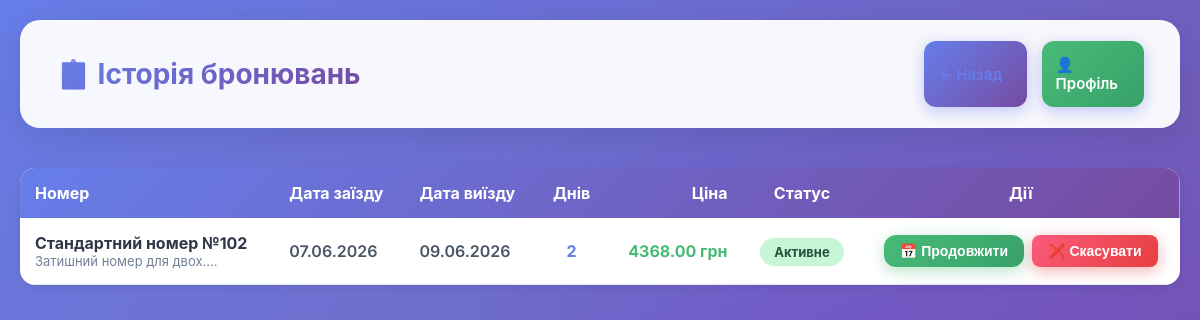
The page /booking_history (signed in) on the database its author committed.
### database.py (models this page shows)
class Product(db.Model):
    __tablename__ = "products"
    id: Mapped[int] = mapped_column(primary_key=True)
    name: Mapped[str] = mapped_column(String(100), nullable=False)
    price: Mapped[float] = mapped_column(Float, nullable=False)
    description: Mapped[str] = mapped_column(String(500), nullable=True)
    image_url: Mapped[str] = mapped_column(String(200), nullable=True)
    is_booked: Mapped[bool] = mapped_column(Boolean, default=False)
    booked_by: Mapped[int] = mapped_column(Integer, nullable=True)
    booking_days: Mapped[int] = mapped_column(Integer, default=0)

class Booking(db.Model):
    __tablename__ = "bookings"
    id: Mapped[int] = mapped_column(primary_key=True)
    user_id: Mapped[int] = mapped_column(ForeignKey("users.id"), nullable=False)
    product_id: Mapped[int] = mapped_column(ForeignKey("products.id"), nullable=False)
    check_in: Mapped[datetime] = mapped_column(Date, nullable=False)
    check_out: Mapped[datetime] = mapped_column(Date, nullable=False)
    total_price: Mapped[float] = mapped_column(Float, nullable=False)
    status: Mapped[str] = mapped_column(String(20), default="active", nullable=False)
    created_at: Mapped[datetime] = mapped_column(DateTime, default=datetime.utcnow)
    cancelled_at: Mapped[datetime] = mapped_column(DateTime, nullable=True)

### app.py (the view)
@app.route('/booking_history')
def booking_history():
    if 'user_id' not in session:
        return redirect(url_for('login'))
    bookings = db.session.execute(
        db.select(Booking).filter_by(user_id=session['user_id']).order_by(Booking.created_at.desc())
    ).scalars().all()
    bookings_with_products = []
    for booking in bookings:
        product = db.session.execute(db.select(Product).filter_by(id=booking.product_id)).scalar_one_or_none()
        if product:
            bookings_with_products.append({
                'booking': booking,
                'product': product,
                'days': (booking.check_out - booking.check_in).days
            })
    return render_template('booking_history.html', bookings=bookings_with_products)

### templates/booking_history.html (shortened to what this page needs)
<!DOCTYPE html>
<html lang="uk">
<head>
    <link rel="stylesheet" href="{{ url_for('static', filename='style.css') }}">
</head>
<body>
    <div class="container">
        <div class="header-box">
            <h1>📋 Історія бронювань</h1>
            <div style="display: flex; gap: 15px;">
                <a href="{{ url_for('index') }}" class="btn-book" style="text-decoration: none; background: linear-gradient(135deg, #667eea 0%, #764ba2 100%);">← Назад</a>
                <a href="{{ url_for('profile') }}" class="btn-book" style="text-decoration: none; background: linear-gradient(135deg, #48bb78 0%, #38a169 100%);">👤 Профіль</a>
            </div>
        </div>
        {% if bookings %}
            <div style="background: white; border-radius: 15px; box-shadow: 0 2px 10px rgba(0,0,0,0.08); overflow: hidden;">
                <table style="width: 100%; border-collapse: collapse;">
                    <thead style="background: linear-gradient(135deg, #667eea 0%, #764ba2 100%); color: white;">
                        <tr>
                            <th style="padding: 15px; text-align: left; font-weight: 700;">Номер</th>
                            <th style="padding: 15px; text-align: left; font-weight: 700;">Дата заїзду</th>
                            <th style="padding: 15px; text-align: left; font-weight: 700;">Дата виїзду</th>
                            <th style="padding: 15px; text-align: center; font-weight: 700;">Днів</th>
                            <th style="padding: 15px; text-align: right; font-weight: 700;">Ціна</th>
                            <th style="padding: 15px; text-align: center; font-weight: 700;">Статус</th>
                            <th style="padding: 15px; text-align: center; font-weight: 700;">Дії</th>
                        </tr>
                    </thead>
                    <tbody>
                        {% for item in bookings %}
                            <tr style="border-bottom: 1px solid #e2e8f0;">
                                <td style="padding: 15px;">
                                    <div style="font-weight: 700; color: #2d3748;">{{ item.product.name }}</div>
                                    <div style="font-size: 13px; color: #718096;">{{ item.product.description[:50] }}...</div>
                                </td>
                                <td style="padding: 15px; color: #4a5568; font-weight: 600;">{{ item.booking.check_in.strftime('%d.%m.%Y') }}</td>
                                <td style="padding: 15px; color: #4a5568; font-weight: 600;">{{ item.booking.check_out.strftime('%d.%m.%Y') }}</td>
                                <td style="padding: 15px; text-align: center; font-weight: 700; color: #667eea;">{{ item.days }}</td>
                                <td style="padding: 15px; text-align: right; font-weight: 700; color: #48bb78; font-size: 16px;">{{ "%.2f"|format(item.booking.total_price) }} грн</td>
                                <td style="padding: 15px; text-align: center;">
                                    {% if item.booking.status == 'active' %}
                                        <span style="background: #c6f6d5; color: #22543d; padding: 6px 14px; border-radius: 20px; font-weight: 700; font-size: 13px;">Активне</span>
                                    {% elif item.booking.status == 'cancelled' %}
                                        <span style="background: #fed7d7; color: #742a2a; padding: 6px 14px; border-radius: 20px; font-weight: 700; font-size: 13px;">Скасовано</span>
                                    {% else %}
                                        <span style="background: #e2e8f0; color: #4a5568; padding: 6px 14px; border-radius: 20px; font-weight: 700; font-size: 13px;">{{ item.booking.status }}</span>
                                    {% endif %}
                                </td>
                                <td style="padding: 15px; text-align: center;">
                                    {% if item.booking.status == 'active' %}
                                        <div style="display: flex; gap: 8px; justify-content: center; flex-wrap: wrap;">
                                            <button onclick="showExtendForm({{ item.booking.id }}, '{{ item.product.name }}', {{ item.product.price }})" class="btn-success" style="border: none; cursor: pointer; padding: 8px 16px; font-size: 14px;">📅 Продовжити</button>
                                            <form action="{{ url_for('cancel_booking_new', booking_id=item.booking.id) }}" method="post" style="display: inline;" onsubmit="return confirm('Ви впевнені, що хочете скасувати це бронювання?');">
                                                <button type="submit" class="btn-cancel" style="border: none; cursor: pointer; padding: 8px 16px; font-size: 14px;">❌ Скасувати</button>
                                            </form>
                                        </div>
                                    {% else %}
                                        <span style="color: #a0aec0; font-size: 13px;">—</span>
                                    {% endif %}
                                </td>
                            </tr>
                        {% endfor %}
                    </tbody>
                </table>
            </div>
        {% endif %}
    </div>
</body>
</html>

### static/style.css (style rules this page uses)
* { margin: 0; padding: 0; box-sizing: border-box; }
body { font-family: 'Inter', -apple-system, BlinkMacSystemFont, 'Segoe UI', sans-serif; background: linear-gradient(135deg, #667eea 0%, #764ba2 100%); min-height: 100vh; padding: 20px; position: relative; overflow-x: hidden; }
body::before { content: ''; position: fixed; top: 0; left: 0; width: 100%; height: 100%; background: radial-gradient(circle at 20% 50%, rgba(120, 119, 198, 0.3), transparent 50%), radial-gradient(circle at 80% 80%, rgba(138, 43, 226, 0.3), transparent 50%); pointer-events: none; z-index: 0; }
.container { max-width: 1400px; margin: 0 auto; position: relative; z-index: 1; }
.header-box { display: flex; justify-content: space-between; align-items: center; background: rgba(255, 255, 255, 0.95); backdrop-filter: blur(20px); padding: 20px 35px; border-radius: 20px; box-shadow: 0 8px 32px rgba(0, 0, 0, 0.1); margin-bottom: 40px; border: 1px solid rgba(255, 255, 255, 0.3); animation: slideDown 0.6s ease-out; }
.header-box h1 { margin: 0; font-size: 28px; font-weight: 700; background: linear-gradient(135deg, #667eea 0%, #764ba2 100%); -webkit-background-clip: text; -webkit-text-fill-color: transparent; background-clip: text; }
.btn-book { width: 100%; padding: 14px; background: linear-gradient(135deg, #667eea 0%, #764ba2 100%); color: white; border: none; border-radius: 12px; font-weight: 600; cursor: pointer; font-size: 15px; transition: all 0.3s ease; box-shadow: 0 4px 15px rgba(102, 126, 234, 0.4); position: relative; overflow: hidden; }
.btn-book::before { content: ''; position: absolute; top: 0; left: -100%; width: 100%; height: 100%; background: linear-gradient(90deg, transparent, rgba(255, 255, 255, 0.3), transparent); transition: left 0.5s ease; }
.btn-cancel { padding: 6px 14px; background: linear-gradient(135deg, #fc5c7d 0%, #e53e3e 100%); color: white; border: none; border-radius: 8px; font-weight: 600; font-size: 13px; cursor: pointer; transition: all 0.3s ease; box-shadow: 0 4px 15px rgba(229, 62, 62, 0.4); }
.btn-success { background: linear-gradient(135deg, #48bb78 0%, #38a169 100%); color: white; border: none; border-radius: 12px; font-weight: 600; cursor: pointer; transition: all 0.3s ease; box-shadow: 0 4px 15px rgba(72, 187, 120, 0.4); }
a[href="/"] { text-decoration: none; color: #667eea; font-weight: 600; transition: all 0.3s ease; display: inline-flex; align-items: center; gap: 5px; }

### rows shown on the page
Product: product.name "Стандартний номер №102", product "Затишний номер для двох."
Booking: booking.check_in "07.06.2026", booking.check_out "09.06.2026", booking.total_price "4368.00"

### other values the page prints
{{ item.days }} "2"
